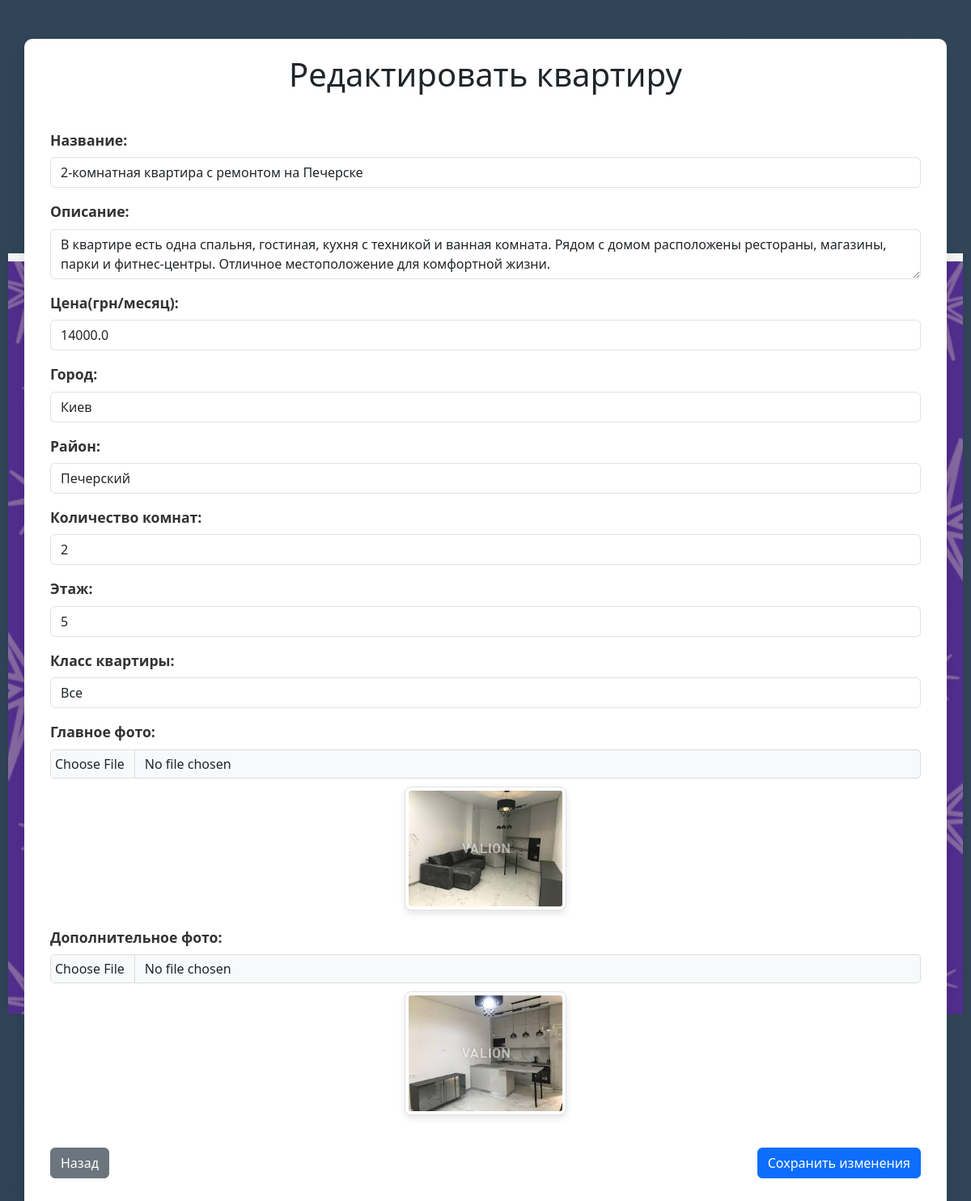
Page /edit_apartment/28 on the committed database.
### tables this page shows
CREATE TABLE apartments (
            id INTEGER PRIMARY KEY AUTOINCREMENT,
            title TEXT NOT NULL,
            description TEXT NOT NULL,
            price REAL NOT NULL,
            city TEXT NOT NULL,
            district TEXT,  -- добавляем новый столбец для района
            photo TEXT,
            additional_photo TEXT
        , rooms INTEGER, floor INTEGER, apartments_class TEXT);

### main.py (the view, shortened to what this page needs)
@app.route('/edit_apartment/<int:apartment_id>', methods=['GET', 'POST'])
def edit_apartment(apartment_id):
    apartment = get_apartment_by_id(apartment_id)
    if not apartment:
        return "Apartment not found", 404
    return render_template('edit_apartment.html', apartment=apartment,
                           apartments_classes=["Economy", "Standard", "Luxury"])

### main.py (called while the page is built)
def get_db():
    conn = sqlite3.connect(DATABASE)
    conn.row_factory = sqlite3.Row
    return conn

def get_apartment_by_id(apartment_id):
    conn = get_db()
    apartment = conn.execute('SELECT * FROM apartments WHERE id = ?', (apartment_id,)).fetchone()
    conn.close()
    return apartment

### templates/edit_apartment.html (shortened to what this page needs)
<!DOCTYPE html>
<html lang="ru">
<head>
    <link rel="stylesheet" href="{{ url_for('static', filename='banner.css') }}">
    <link rel="stylesheet" href="{{ url_for('static', filename='edit.css') }}">
    <link href="https://cdn.jsdelivr.net/npm/bootstrap@5.3.0-alpha1/dist/css/bootstrap.min.css" rel="stylesheet">
</head>
<div class="sidebar-banner left">
</div>
<body class="bg-light">
    <div class="container mt-5">
        <h1 class="text-center mb-4">Редактировать квартиру</h1>
        <form method="POST" enctype="multipart/form-data">
            <div class="mb-3">
                <label for="title" class="form-label">Название:</label>
                <input type="text" id="title" name="title" class="form-control" value="{{ apartment['title'] }}" required>
            </div>
            <div class="mb-3">
                <label for="description" class="form-label">Описание:</label>
                <textarea id="description" name="description" class="form-control" required>{{ apartment['description'] }}</textarea>
            </div>
            <div class="mb-3">
                <label for="price" class="form-label">Цена(грн/месяц):</label>
                <input type="number" id="price" name="price" class="form-control" value="{{ apartment['price'] }}" required>
            </div>
            <div class="mb-3">
                <label for="city" class="form-label">Город:</label>
                <input type="text" id="city" name="city" class="form-control" value="{{ apartment['city'] }}" required>
            </div>
            <div class="mb-3">
                <label for="district" class="form-label">Район:</label>
                <input type="text" id="district" name="district" class="form-control" value="{{ apartment['district'] }}" required>
            </div>
            <div class="mb-3">
                <label for="rooms" class="form-label">Количество комнат:</label>
                <input type="number" id="rooms" name="rooms" class="form-control" value="{{ apartment['rooms'] }}" required>
            </div>
            <div class="mb-3">
                <label for="floor" class="form-label">Этаж:</label>
                <input type="number" id="floor" name="floor" class="form-control" value="{{ apartment['floor'] }}" required>
            </div>
            <div class="mb-3">
                <label for="apartments_class" class="form-label">Класс квартиры:</label>
                <select id="apartments_class" name="apartments_class" class="form-control" required>
                    <option value="">Все</option>
                </select>
            </div>
            <div class="mb-3">
                <label for="photo" class="form-label">Главное фото:</label>
                <input type="file" id="photo" name="photo" class="form-control" accept="image/*">
                {% if apartment['photo'] %}
                    <div class="mt-2">
                        <img src="{{ url_for('static', filename='uploads/' + apartment['photo']) }}" alt="Главное фото" class="img-thumbnail" style="width:200px;">
                    </div>
                {% endif %}
            </div>
            <div class="mb-3">
                <label for="additional_photo" class="form-label">Дополнительное фото:</label>
                <input type="file" id="additional_photo" name="additional_photo" class="form-control" accept="image/*">
                {% if apartment['additional_photo'] %}
                    <div class="mt-2">
                        <img src="{{ url_for('static', filename='uploads/' + apartment['additional_photo']) }}" alt="Дополнительное фото" class="img-thumbnail" style="width:200px;">
                    </div>
                {% endif %}
            </div>
            <div class="d-flex justify-content-between">
                <a href="javascript:history.back()" class="btn btn-secondary">Назад</a>
                <button type="submit" class="btn btn-primary">Сохранить изменения</button>
            </div>
        </form>
    </div>
</body>
<div class="sidebar-banner right">
</div>
</html>

### static/banner.css (style rules this page uses)
.sidebar-banner { position: fixed; top: 50%; transform: translateY(-50%); width: 200px; height: 930px; background-color: #f4f4f4; box-shadow: 0 4px 6px rgba(0, 0, 0, 0.1); z-index: -1; }
.sidebar-banner.left { left: 0; margin-left: 10px; }
.sidebar-banner.right { right: 0; margin-right: 10px; }

### static/edit.css (style rules this page uses)
body { font-family: 'Arial', sans-serif; margin: 0; padding: 0; background: linear-gradient(45deg, #2C3E50, #34495E); background-size: 400% 400%; animation: gradientAnimation 15s ease infinite; }
.container { margin-top: 50px; padding: 20px; background-color: #fff; border-radius: 10px; box-shadow: 0 8px 16px rgba(0, 0, 0, 0.1); max-width: 800px; margin-left: auto; margin-right: auto; }
h1 { font-size: 2.5rem; font-weight: bold; color: #007bff; text-align: center; margin-bottom: 30px; }
form { padding: 20px; }
input, textarea { width: 100%; padding: 12px; font-size: 1rem; border: 1px solid #ddd; border-radius: 5px; margin-top: 10px; margin-bottom: 15px; transition: border-color 0.3s ease; }
.btn { margin-top: 20px; padding: 10px 20px; font-size: 1.1rem; border-radius: 50px; transition: background-color 0.3s ease, transform 0.2s ease; }
.btn-secondary { background-color: #6c757d; border-color: #6c757d; }
img.img-thumbnail { width: 200px; margin-top: 10px; border-radius: 8px; box-shadow: 0 4px 8px rgba(0, 0, 0, 0.1); }
.form-label { font-size: 1.1rem; font-weight: bold; color: #333; }
.mb-3 { margin-bottom: 1.5rem; }
textarea { resize: vertical; }
.container, form { margin-bottom: 30px; }
input[type="file"] { padding: 5px; font-size: 1rem; background-color: #f8f9fa; border: 1px solid #ddd; border-radius: 5px; }
img { margin-top: 10px; margin-bottom: 20px; display: block; margin-left: auto; margin-right: auto; }

### rows in the picture
apartments: title "2-комнатная квартира с ремонтом на Печерске", description "В квартире есть одна спальня, гостиная, кухня с техникой и ванная комната. Рядом с домом расположены рестораны, магазины, парки и фитнес-центры. Отличное местоположение для комфортной жизни.", price "14000.0", city "Киев", district "Печерский", rooms "2", floor "5", photo (picture), additional_photo (picture)
